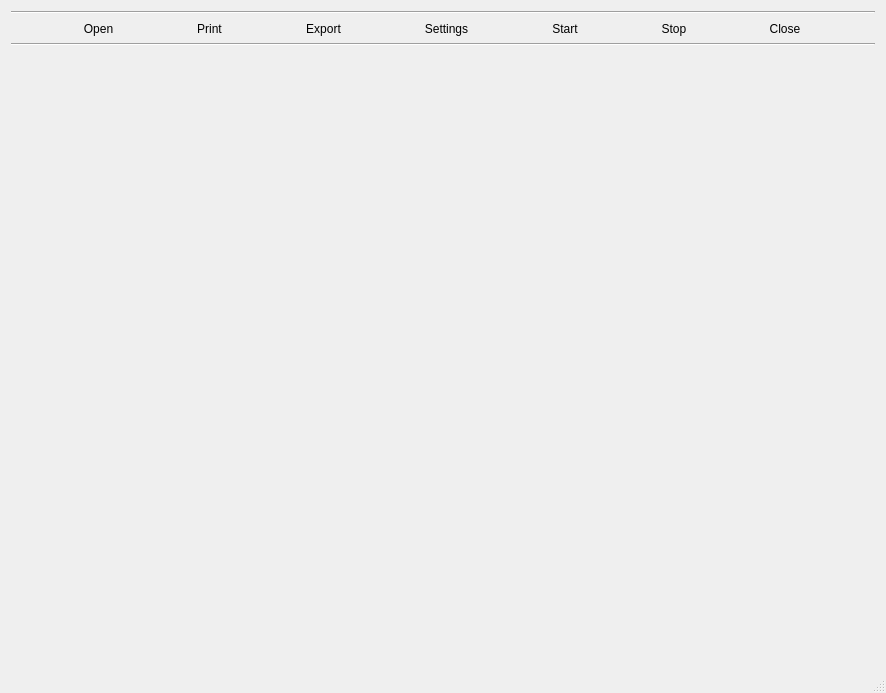
<?xml version="1.0" encoding="UTF-8"?>
<ui version="4.0">
 <class>MainWindow</class>
 <widget class="QMainWindow" name="MainWindow">
  <property name="geometry">
   <rect>
    <x>0</x>
    <y>0</y>
    <width>886</width>
    <height>693</height>
   </rect>
  </property>
  <property name="windowTitle">
   <string>MainWindow</string>
  </property>
  <widget class="QWidget" name="centralWidget">
   <layout class="QHBoxLayout" name="horizontalLayout">
    <item>
     <layout class="QVBoxLayout" name="verticalLayout">
      <item>
       <widget class="Line" name="line_2">
        <property name="orientation">
         <enum>Qt::Horizontal</enum>
        </property>
       </widget>
      </item>
      <item>
       <layout class="QHBoxLayout" name="horizontalLayout_8">
        <item>
         <widget class="QToolButton" name="openButton">
          <property name="mouseTracking">
           <bool>false</bool>
          </property>
          <property name="styleSheet">
           <string notr="true">QToolButton {
border:none;
}


QToolButton:hover {
background: qradialgradient(cx: 0.3, cy: -0.4,
fx: 0.3, fy: -0.4,
radius: 1.35, stop: 0 #fff, stop: 1 #bbb);
}


</string>
          </property>
          <property name="text">
           <string>Open</string>
          </property>
          <property name="icon">
           <iconset resource="resources.qrc">
            <normaloff>:/1465992334_folder_open_GPL.png</normaloff>:/1465992334_folder_open_GPL.png</iconset>
          </property>
          <property name="iconSize">
           <size>
            <width>50</width>
            <height>40</height>
           </size>
          </property>
          <property name="checkable">
           <bool>false</bool>
          </property>
         </widget>
        </item>
        <item>
         <widget class="QToolButton" name="printButton">
          <property name="toolTip">
           <string>&lt;html&gt;&lt;head/&gt;&lt;body&gt;&lt;p&gt;Print the Report&lt;/p&gt;&lt;/body&gt;&lt;/html&gt;</string>
          </property>
          <property name="styleSheet">
           <string notr="true">QToolButton {
border:none;
}


QToolButton:hover {
background: qradialgradient(cx: 0.3, cy: -0.4,
fx: 0.3, fy: -0.4,
radius: 1.35, stop: 0 #fff, stop: 1 #bbb);
}
</string>
          </property>
          <property name="text">
           <string>Print</string>
          </property>
          <property name="icon">
           <iconset resource="resources.qrc">
            <normaloff>:/1465989469_print_printer_LGPL.png</normaloff>:/1465989469_print_printer_LGPL.png</iconset>
          </property>
          <property name="iconSize">
           <size>
            <width>50</width>
            <height>40</height>
           </size>
          </property>
         </widget>
        </item>
        <item>
         <widget class="QToolButton" name="exportButton">
          <property name="toolTip">
           <string>&lt;html&gt;&lt;head/&gt;&lt;body&gt;&lt;p&gt;Export a PDF report to...&lt;/p&gt;&lt;/body&gt;&lt;/html&gt;</string>
          </property>
          <property name="styleSheet">
           <string notr="true">QToolButton {
border:none;
}


QToolButton:hover {
background: qradialgradient(cx: 0.3, cy: -0.4,
fx: 0.3, fy: -0.4,
radius: 1.35, stop: 0 #fff, stop: 1 #bbb);
}
</string>
          </property>
          <property name="text">
           <string>Export</string>
          </property>
          <property name="icon">
           <iconset resource="resources.qrc">
            <normaloff>:/1465995014_pdf_LGPL.png</normaloff>:/1465995014_pdf_LGPL.png</iconset>
          </property>
          <property name="iconSize">
           <size>
            <width>50</width>
            <height>40</height>
           </size>
          </property>
         </widget>
        </item>
        <item>
         <widget class="QToolButton" name="settingButton">
          <property name="styleSheet">
           <string notr="true">QToolButton {
border:none;
}


QToolButton:hover {
background: qradialgradient(cx: 0.3, cy: -0.4,
fx: 0.3, fy: -0.4,
radius: 1.35, stop: 0 #fff, stop: 1 #bbb);
}
</string>
          </property>
          <property name="text">
           <string>Settings</string>
          </property>
          <property name="icon">
           <iconset resource="resources.qrc">
            <normaloff>:/1467123158_settings01_free.png</normaloff>:/1467123158_settings01_free.png</iconset>
          </property>
          <property name="iconSize">
           <size>
            <width>50</width>
            <height>40</height>
           </size>
          </property>
         </widget>
        </item>
        <item>
         <widget class="QToolButton" name="startButton">
          <property name="toolTip">
           <string>&lt;html&gt;&lt;head/&gt;&lt;body&gt;&lt;p&gt;Start sampling.&lt;/p&gt;&lt;/body&gt;&lt;/html&gt;</string>
          </property>
          <property name="styleSheet">
           <string notr="true">QToolButton {
border:none;
}


QToolButton:hover {
background: qradialgradient(cx: 0.3, cy: -0.4,
fx: 0.3, fy: -0.4,
radius: 1.35, stop: 0 #fff, stop: 1 #bbb);
}
</string>
          </property>
          <property name="text">
           <string>Start</string>
          </property>
          <property name="icon">
           <iconset resource="resources.qrc">
            <normaloff>:/1465993344_run_free.png</normaloff>:/1465993344_run_free.png</iconset>
          </property>
          <property name="iconSize">
           <size>
            <width>50</width>
            <height>40</height>
           </size>
          </property>
         </widget>
        </item>
        <item>
         <widget class="QToolButton" name="stopButton">
          <property name="toolTip">
           <string>&lt;html&gt;&lt;head/&gt;&lt;body&gt;&lt;p&gt;Start sampling.&lt;/p&gt;&lt;/body&gt;&lt;/html&gt;</string>
          </property>
          <property name="styleSheet">
           <string notr="true">QToolButton {
border:none;
}


QToolButton:hover {
background: qradialgradient(cx: 0.3, cy: -0.4,
fx: 0.3, fy: -0.4,
radius: 1.35, stop: 0 #fff, stop: 1 #bbb);
}
</string>
          </property>
          <property name="text">
           <string>Stop</string>
          </property>
          <property name="icon">
           <iconset resource="resources.qrc">
            <normaloff>:/1465993547_Pause_Icon_free.png</normaloff>:/1465993547_Pause_Icon_free.png</iconset>
          </property>
          <property name="iconSize">
           <size>
            <width>50</width>
            <height>40</height>
           </size>
          </property>
         </widget>
        </item>
        <item>
         <widget class="QToolButton" name="closeButton">
          <property name="toolTip">
           <string>&lt;html&gt;&lt;head/&gt;&lt;body&gt;&lt;p&gt;Close&lt;/p&gt;&lt;/body&gt;&lt;/html&gt;</string>
          </property>
          <property name="styleSheet">
           <string notr="true">QToolButton {
border:none;
}


QToolButton:hover {
background: qradialgradient(cx: 0.3, cy: -0.4,
fx: 0.3, fy: -0.4,
radius: 1.35, stop: 0 #fff, stop: 1 #bbb);
}
</string>
          </property>
          <property name="text">
           <string>Close</string>
          </property>
          <property name="icon">
           <iconset resource="resources.qrc">
            <normaloff>:/1465992876_Vector-icons_free.png</normaloff>:/1465992876_Vector-icons_free.png</iconset>
          </property>
          <property name="iconSize">
           <size>
            <width>50</width>
            <height>40</height>
           </size>
          </property>
         </widget>
        </item>
       </layout>
      </item>
      <item>
       <widget class="Line" name="line">
        <property name="orientation">
         <enum>Qt::Horizontal</enum>
        </property>
       </widget>
      </item>
      <item>
       <widget class="Plot" name="d_plot" native="true"/>
      </item>
      <item>
       <widget class="Console" name="console" native="true"/>
      </item>
     </layout>
    </item>
   </layout>
   <zorder>console</zorder>
   <zorder>d_plot</zorder>
   <zorder>startButton</zorder>
   <zorder>layoutWidget</zorder>
   <zorder></zorder>
   <zorder></zorder>
  </widget>
  <widget class="QMenuBar" name="menuBar">
   <property name="geometry">
    <rect>
     <x>0</x>
     <y>0</y>
     <width>886</width>
     <height>25</height>
    </rect>
   </property>
  </widget>
  <widget class="QStatusBar" name="statusBar"/>
 </widget>
 <layoutdefault spacing="6" margin="11"/>
 <customwidgets>
  <customwidget>
   <class>Console</class>
   <extends>QWidget</extends>
   <header>console.h</header>
   <container>1</container>
  </customwidget>
  <customwidget>
   <class>Plot</class>
   <extends>QWidget</extends>
   <header>plot.h</header>
   <container>1</container>
  </customwidget>
 </customwidgets>
 <resources>
  <include location="resources.qrc"/>
 </resources>
 <connections/>
</ui>
